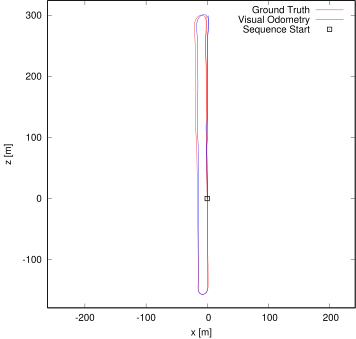

Write the gnuplot code that produced this figure.
set term postscript eps enhanced color
set output "06.eps"
set size ratio -1
set xrange [-261:242]
set yrange [-179:324]
set xlabel "x [m]"
set ylabel "z [m]"
plot "06.txt" using 1:2 lc rgb "#FF0000" title 'Ground Truth' w lines,"06.txt" using 3:4 lc rgb "#0000FF" title 'Visual Odometry' w lines,"< head -1 06.txt" using 1:2 lc rgb "#000000" pt 4 ps 1 lw 2 title 'Sequence Start' w points
